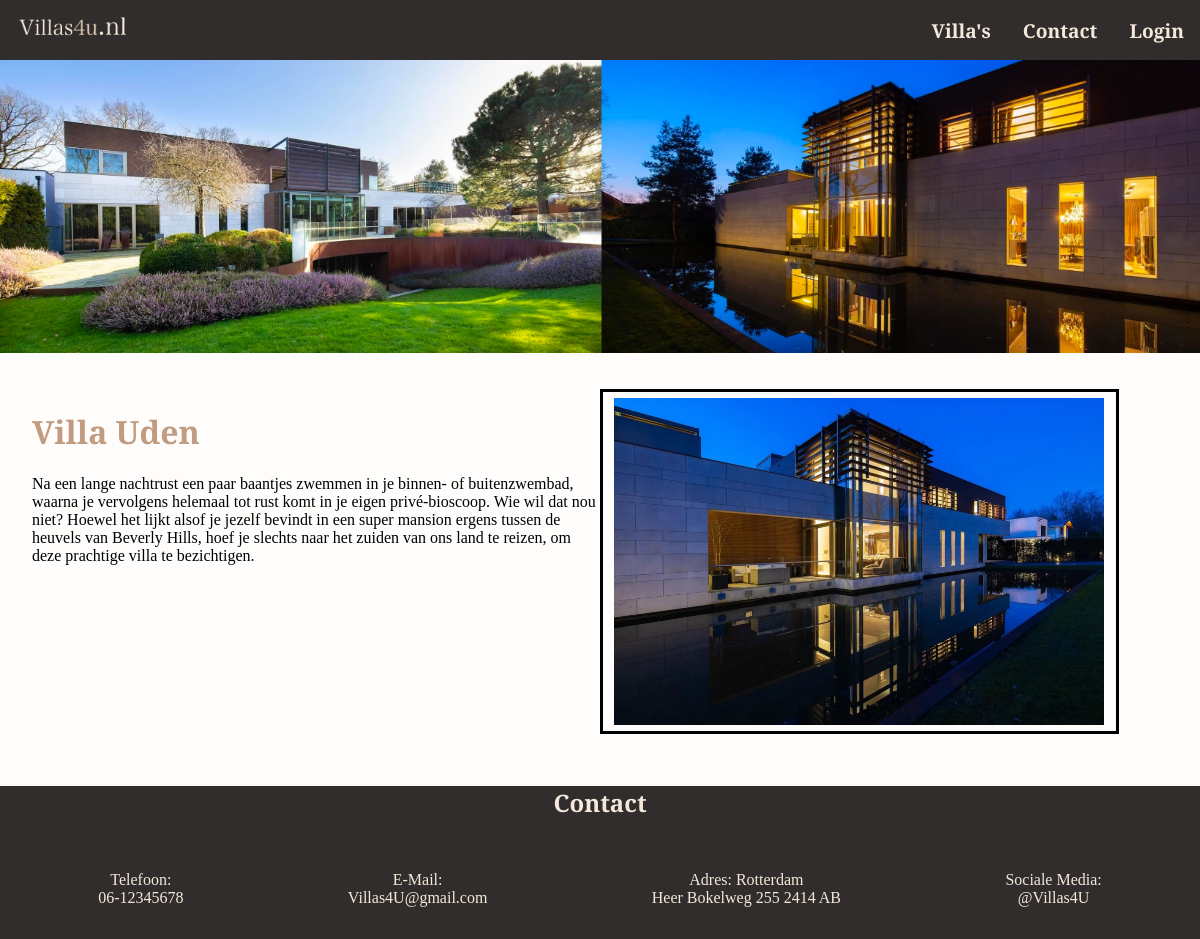
The page / on the database its author committed.
### tables this page shows
CREATE TABLE "villas"
(
    id          INTEGER
        constraint table_name_pk
            primary key,
    name        TEXT,
    description TEXT,
    price       REAL,
    thumbnail   TEXT,
    banner      TEXT
, photopath TEXT, "description0" TEXT, "description1" TEXT, "adres" TEXT, "rooms" TEXT, "bathrooms" TEXT, "temp" TEXT, "size" TEXT, "img1" TEXT, "img2" TEXT, "img3" TEXT, "img4" TEXT, "img5" TEXT, "img6" TEXT, "arrow" TEXT);

### utils/loadvillas.php (called while the page is built)
<?php
$db = new SQLite3("villa.sqlite");
$villas = $db->query("SELECT * FROM villas LIMIT 10;");

### index.php (the view, shortened to what this page needs)
<?php
    require("utils/loadvillas.php");
?>
<!DOCTYPE html>
<html lang="en">
<head>
    <link href="css/headerfooter.css" rel="stylesheet">
    <link href="css/index.css" rel="stylesheet">
</head>
<body>
    <?php
        require("utils/header.php");
    ?>
    <main>
        <?php while($res = $villas->fetchArray()) { ?>
            <div class="hidden villa">
                <div class="banner">
                    <img src="<?=$res['banner']?>" alt="villa">
                </div>
                <div class="showcase">
                    <div class="description">
                        <h1><?=$res['name']?></h1>
                        <p><?=$res['description']?></p>
                    </div>
                    <div class="photos">
                        <div class="frame">
                            <img src="<?=$res['photopath']?>" alt="villa preview">
                        </div>
                    </div>
                </div>
            </div>
        <?php } ?>
    </main>
    <?php
        require("utils/footer.php")
    ?>
</body>
</html>

### css/headerfooter.css (style rules this page uses)
body { margin: 0; min-height: 100vh; font-family: 'EB Garamond', serif; background-color: #fffdfb; max-width: 100%; }
.banner img { width: 100%; }

### css/index.css (style rules this page uses)
main { display: grid; grid-template-row: 1fr 1fr; }
.showcase { display: grid; grid-template-columns: 1fr 1fr; padding: 2rem; }
.showcase h1 { color: #c19c81; }
.frame { border: 3px solid black; padding: 0.4rem; display: flex; align-content: center; justify-content: center; max-width: 500px; }
.frame > img { max-width: 98%; }

### rows shown on the page
villas: banner (picture), name "Villa Uden", description "Na een lange nachtrust een paar baantjes zwemmen in je binnen- of buitenzwembad, waarna je vervolgens helemaal tot rust komt in je eigen privé-bioscoop. Wie wil dat nou niet? Hoewel het lijkt alsof je jezelf bevindt in een super mansion ergens tussen de heuvels van Beverly Hills, hoef je slechts naar het zuiden van ons land te reizen, om deze prachtige villa te bezichtigen.", photopath (picture)
